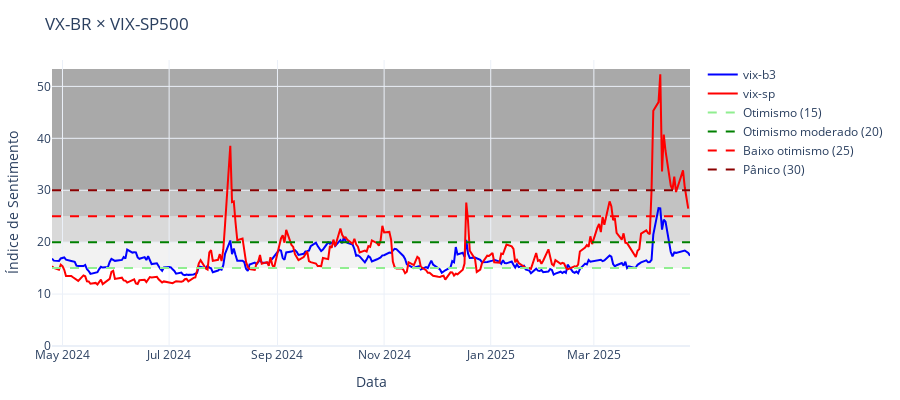

Here is the notebook cell this chart was saved with:
### Code cell
fig = go.Figure()

df=vixbr.copy()

fig.add_trace(go.Scatter( x=df.index, y=df.VX, mode='lines', name=f'vix-b3', line=dict(color='blue')))
fig.add_trace(go.Scatter( x=vix.index , y=vix['^VIX'].values, mode='lines', name=f'vix-sp', line=dict(color='red')))

# Linha de Otimismo (15)
fig.add_trace(go.Scatter(x=[df.index.min(), df.index.max()],y=[15, 15], mode='lines', name='Otimismo (15)',
    line=dict(color='lightgreen', dash='dash')))
# Linha de Otimismo moderado (20)
fig.add_trace(go.Scatter(x=[df.index.min(), df.index.max()],y=[20, 20], mode='lines', name='Otimismo moderado (20)',
    line=dict(color='green', dash='dash')))
# Linha de Baixo otimismo (25)
fig.add_trace(go.Scatter( x=[df.index.min(), df.index.max()], y=[25, 25], mode='lines', name='Baixo otimismo (25)',
    line=dict(color='red', dash='dash')))
# Linha de Pânico (30)
fig.add_trace(go.Scatter(x=[df.index.min(), df.index.max()],y=[30, 30],mode='lines',name='Pânico (30)',
    line=dict(color='darkred', dash='dash')))

# Faixa < 15 
fig.add_shape( type="rect",x0=df.index.min(), x1=df.index.max(), y0=0, y1=15,  fillcolor="white", 
    opacity=0, layer="below",  line_width=0, )
# Faixa 15-20 
fig.add_shape( type="rect",x0=df.index.min(), x1=df.index.max(), y0=15, y1=20,  fillcolor="lightgrey", 
    opacity=0.3, layer="below",  line_width=0, )
# Faixa 20-25
fig.add_shape( type="rect",x0=df.index.min(), x1=df.index.max(), y0=20, y1=25, fillcolor="grey",  
    opacity=0.3,layer="below", line_width=0,)
# Faixa 25-30
fig.add_shape(type="rect",x0=df.index.min(), x1=df.index.max(),y0=25, y1=30,fillcolor="darkgrey",  
    opacity=0.7,layer="below",line_width=0,)
# Faixa >30 
fig.add_shape(type="rect",x0=df.index.min(), x1=df.index.max(),y0=30, y1=max([vix['^VIX'].max(),df.VX.max()])+1,fillcolor="darkgrey",  
    opacity=1,layer="below",line_width=0,)

# Layout
fig.update_layout(
    title=r'VX-BR × VIX-SP500',
    width=900,
    height=400,
    # legend=dict(yanchor="top", y=0.99, xanchor="left", x=0.01),
    margin=dict(l=40, r=40, t=60, b=40),
    xaxis_title='Data',
    yaxis_title='Índice de Sentimento',
    template='plotly_white'
)

fig.show()

df=[]

### Figure 1 — Plotly figure (JSON) as saved in the notebook; plotly's stock layout.template omitted (floating-point values rounded to 4 significant figures; data arrays with more than 128 entries replaced by an {"elided": "..."} marker saying what was removed)
{"data": [{"line": {"color": "blue"}, "mode": "lines", "name": "vix-b3", "type": "scatter", "x": {"elided": "250 str values"}, "y": {"elided": "250 float values"}}, {"line": {"color": "red"}, "mode": "lines", "name": "vix-sp", "type": "scatter", "x": {"elided": "250 str values"}, "y": {"elided": "250 float values"}}, {"line": {"color": "lightgreen", "dash": "dash"}, "mode": "lines", "name": "Otimismo (15)", "type": "scatter", "x": ["2024-04-25T00:00:00", "2025-04-25T00:00:00"], "y": [15, 15]}, {"line": {"color": "green", "dash": "dash"}, "mode": "lines", "name": "Otimismo moderado (20)", "type": "scatter", "x": ["2024-04-25T00:00:00", "2025-04-25T00:00:00"], "y": [20, 20]}, {"line": {"color": "red", "dash": "dash"}, "mode": "lines", "name": "Baixo otimismo (25)", "type": "scatter", "x": ["2024-04-25T00:00:00", "2025-04-25T00:00:00"], "y": [25, 25]}, {"line": {"color": "darkred", "dash": "dash"}, "mode": "lines", "name": "Pânico (30)", "type": "scatter", "x": ["2024-04-25T00:00:00", "2025-04-25T00:00:00"], "y": [30, 30]}], "layout": {"height": 400, "margin": {"b": 40, "l": 40, "r": 40, "t": 60}, "shapes": [{"fillcolor": "white", "layer": "below", "line": {"width": 0}, "opacity": 0, "type": "rect", "x0": "2024-04-25T00:00:00", "x1": "2025-04-25T00:00:00", "y0": 0, "y1": 15}, {"fillcolor": "lightgrey", "layer": "below", "line": {"width": 0}, "opacity": 0.3, "type": "rect", "x0": "2024-04-25T00:00:00", "x1": "2025-04-25T00:00:00", "y0": 15, "y1": 20}, {"fillcolor": "grey", "layer": "below", "line": {"width": 0}, "opacity": 0.3, "type": "rect", "x0": "2024-04-25T00:00:00", "x1": "2025-04-25T00:00:00", "y0": 20, "y1": 25}, {"fillcolor": "darkgrey", "layer": "below", "line": {"width": 0}, "opacity": 0.7, "type": "rect", "x0": "2024-04-25T00:00:00", "x1": "2025-04-25T00:00:00", "y0": 25, "y1": 30}, {"fillcolor": "darkgrey", "layer": "below", "line": {"width": 0}, "opacity": 1, "type": "rect", "x0": "2024-04-25T00:00:00", "x1": "2025-04-25T00:00:00", "y0": 30, "y1": 53.33}], "title": {"text": "VX-BR × VIX-SP500"}, "width": 900, "xaxis": {"title": {"text": "Data"}}, "yaxis": {"title": {"text": "Índice de Sentimento"}}}}
